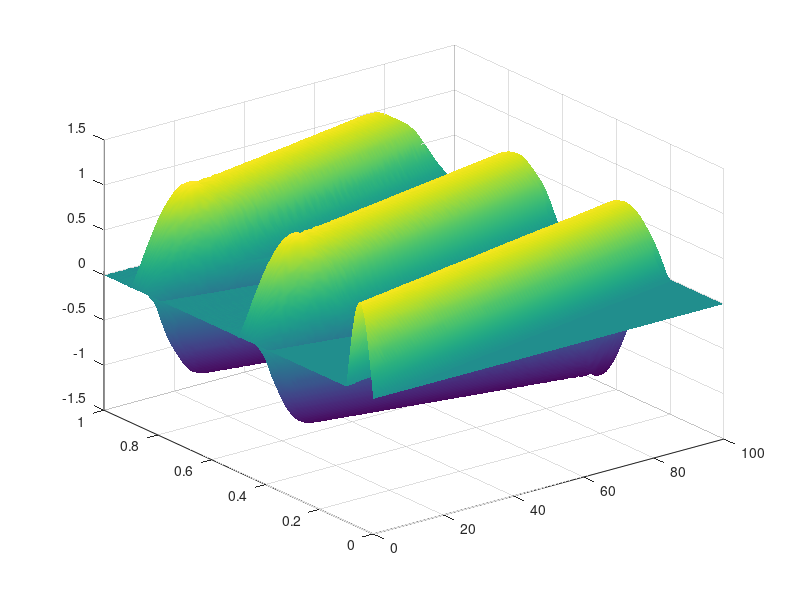

Write MATLAB code to recreate this figure.
% This program describes a moving 1-D wave
% using the finite difference method
clc
close all;
clear all;
%-------------------------------------------------------------------------%
% Initialization
Nx = 101;       % x-Grids
dx = 1;         % Step size
x(:,1) = (0:Nx-1)*dx;
mpx = (Nx+1)/2; % Mid point of x axis
                % ( Mid pt of 1 to 101 = 51 here )
                
T = 1001;       % Total number of time steps
f = 10;         % frequency of source
dt = 0.001;     % Time-Step
t(:,1)= (0:T-1)*dt;
v = 500;        % Wave velocity
c = v*(dt/dx);  % CFL condition
U = zeros(T,Nx);  % U(x,t) = U(space,time)
s1 = floor(T/f);  
%-------------------------------------------------------------------------%
% Initial condition
U((1:s1),1) = sin(pi*f.*t(1:s1));
U((1:s1),2) = sin(pi*f.*t(1:s1));
%-------------------------------------------------------------------------%
% Finite Difference Scheme
for j = 3:T
    for i = 2:Nx-1
        U1 = 2*U(j-1,i)-U(j-2,i);
        U2 = U(j-1,i-1)-2*U(j-1,i)+U(j-1,i+1);
        U(j,i) = U1 + c*c.*U2;    
    end                   
end
%-------------------------------------------------------------------------%

figure
set(gcf,'color','w');
surf(x,t,U);
shading interp;
grid on;


% for n = 1:length(t)
%     plot(x,U(n,:));
%     pause(0.1)
% end